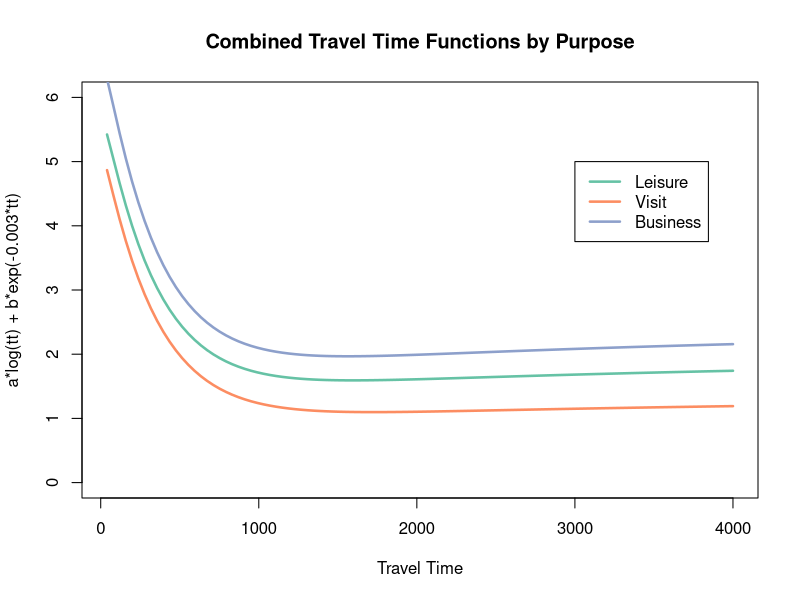

Recreate this plot in R.
#print travel time equations
library(RColorBrewer)
cols <- brewer.pal(3, "Set2")
curve(2.1e-01*log(x) + 5.24*exp(-0.003*x), 40, 4000, ylim=range(c(0,6)), xlab = "Travel Time",
      col=cols[1], lwd=2.5,
      ylab="a*log(tt) + b*exp(-0.003*tt)")
legend(3000,5, # places a legend at the appropriate place 
       c("Leisure","Visit", "Business"), # puts text in the legend 
       lty=c(1,1), # gives the legend appropriate symbols (lines)
       lwd=c(2.5,2.5),
       col=cols # gives the legend lines the correct color and width
) 
curve(1.4359e-01*log(x) + 4.8903e+00*exp(-0.003*x), 40, 4000, col=cols[2], lwd=2.5, axes=FALSE, add=TRUE)
curve(2.6e-01*log(x) + 6.01e+00*exp(-0.003*x), 40, 4000, col=cols[3], lwd=2.5, axes=FALSE, add=TRUE)

title("Combined Travel Time Functions by Purpose")

